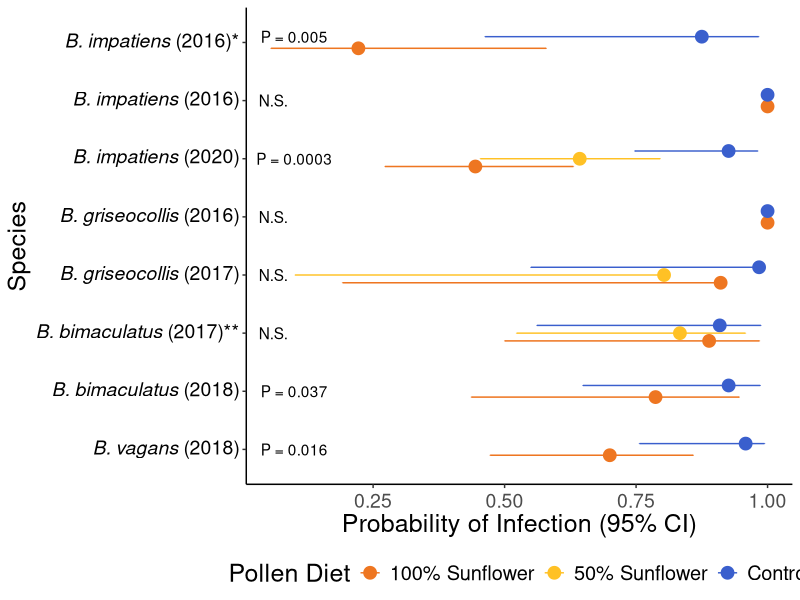

Generate this figure with R:
## ---- chunk 1
library(tidyverse)
## ---- chunk 2
probs <- read_csv("probabilities_8_27.csv")

probs$Species <- as.factor(probs$Species)

# rename 
levels(probs$Species)[levels(probs$Species)=="B. bimaculatus (2017)"] <- "B. bimaculatus (2017; IMP-2)"
levels(probs$Species)[levels(probs$Species)=="B. impatiens (2016; Wild)"] <- "B. impatiens (2016)"

# reorder species 
levels(probs$Species)
probs$Species <- factor(probs$Species, levels=c("B. vagans (2018)",
                                                "B. bimaculatus (2018)",
                                                "B. bimaculatus (2017; IMP-2)",
                                                "B. griseocollis (2017)", 
                                                "B. griseocollis (2016)",
                                                "B. impatiens (2020)",
                                                "B. impatiens (2016)",
                                                "B. impatiens (2016; Commercial)"))

my.labels <- c(expression(paste(italic("B. vagans "), "(2018)")),
               expression(paste(italic("B. bimaculatus "), "(2018)")),
               expression(paste(italic("B. bimaculatus "), "(2017)**")),
               expression(paste(italic("B. griseocollis "), "(2017)")),
               expression(paste(italic("B. griseocollis "), "(2016)")),
               expression(paste(italic("B. impatiens "), "(2020)")),
               expression(paste(italic("B. impatiens "), "(2016)")),
               expression(paste(italic("B. impatiens "), "(2016)*")))
## ---- chunk 3
prob_plot<-
  ggplot(probs, aes(x = Species, y = Prob.1, group = Diet, ymax = UL.1, ymin = LL.1)) + 
  theme_classic() +
  geom_point(aes(color = Diet),
             size = 4,
             position = position_dodge(width = 0.4)) + 
  ylab("Probability of Infection (95% CI)") + 
  geom_errorbar(width=0.025,
                position = position_dodge(width = 0.4),
                aes(color = Diet)) + 
  scale_color_manual(values = c("chocolate2", "goldenrod1", "royalblue3"),
                     name = "Pollen Diet") + 
  coord_flip() + 
  theme(
    axis.text.x = element_text(size = 14,
                               vjust = 0.5), 
    axis.text.y = element_text(face="plain",
                               size = 14,
                               colour = "black"),
    text = element_text(size=18),
    legend.position = "bottom")  +
  scale_x_discrete(labels=my.labels) + 
  annotate(geom="text", x=1, y=0.1, label="P = 0.016") + # vagans 
  annotate(geom="text", x=2, y=0.1, label="P = 0.037") + # bim 2018 
  annotate(geom="text", x=3, y=0.06, label="N.S.") + # bim 2017
  annotate(geom="text", x=4, y=0.06, label="N.S.") + # gris 2017
  annotate(geom="text", x=5, y=0.06, label="N.S.") + # gris 2016
  annotate(geom="text", x=6, y=0.1, label="P = 0.0003") + # imp 2020
  annotate(geom="text", x=7, y=0.06, label="N.S.") + # imp 2016 wild
  annotate(geom="text", x=8.1, y=0.1, label="P = 0.005") # imp 2016 comm  

prob_plot
